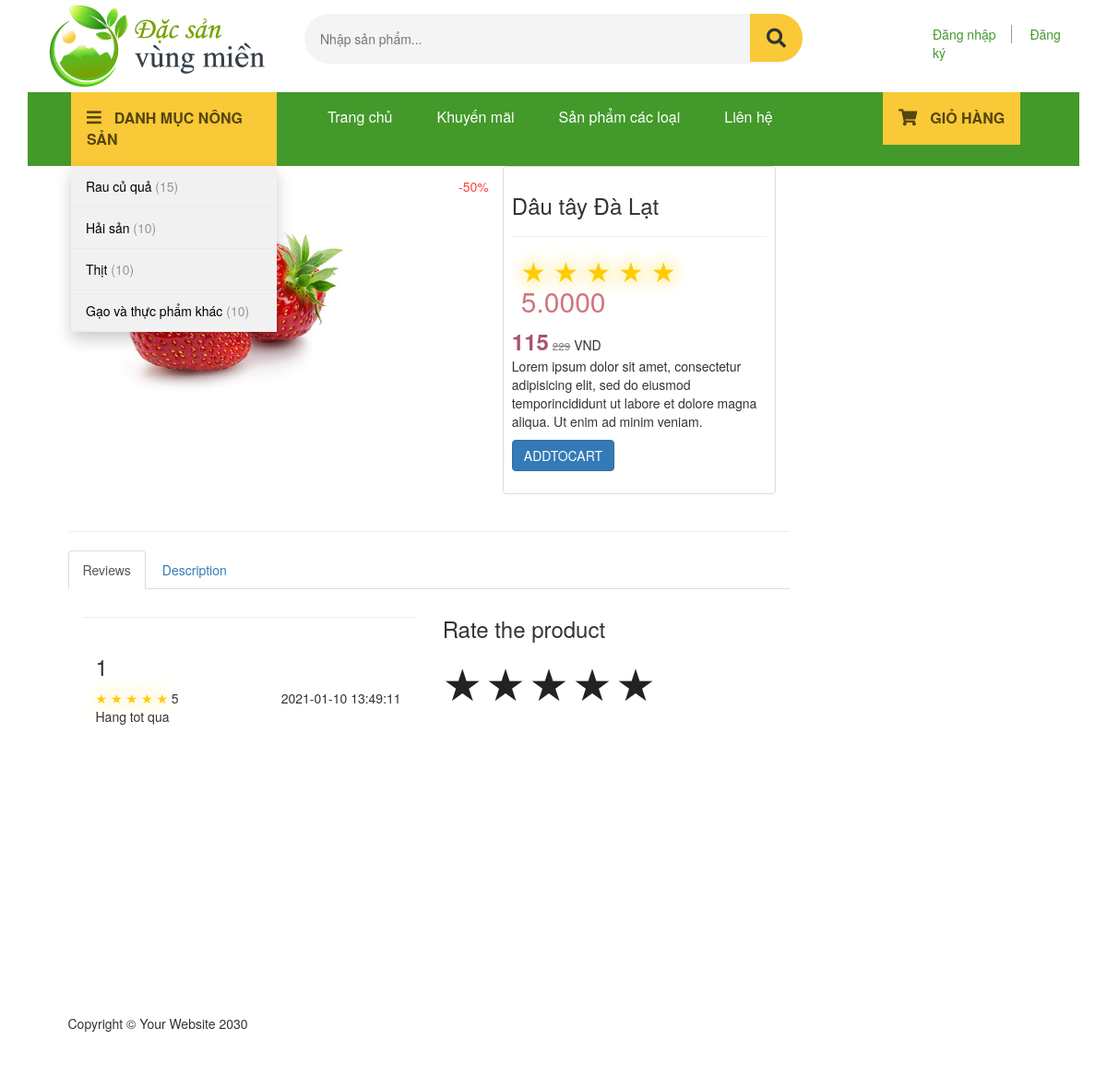
Screenshot of /item.php?id=2 with the database file from the repository.
### tables this page shows
CREATE TABLE `categories` (
  `cat_id` int(11) NOT NULL,
  `cat_title` varchar(255) NOT NULL
);

CREATE TABLE `products` (
  `product_id` int(11) NOT NULL,
  `product_title` varchar(255) NOT NULL,
  `product_category_id` int(11) NOT NULL,
  `is_product_new` tinyint(1) NOT NULL,
  `is_product_sale` tinyint(1) NOT NULL,
  `product_current_price` double NOT NULL,
  `product_original_price` double NOT NULL,
  `product_price_unit` varchar(255) NOT NULL,
  `product_description` text NOT NULL,
  `short_desc` text NOT NULL,
  `product_image` varchar(255) NOT NULL
);

CREATE TABLE `rating` (
  `rating_id` int(10) NOT NULL,
  `product_id` int(11) NOT NULL,
  `user_id` int(15) NOT NULL,
  `star` int(1) NOT NULL,
  `comment` text NOT NULL,
  `datetime` datetime NOT NULL
);

### resource/functions.php (called while the page is built, shortened)
<?php
function query($sql) {
    global $connection;
    return mysqli_query($connection, $sql);
}
function escape_string($string){
    global $connection;
    return mysqli_real_escape_string($connection, $string);
}
function fetch_array($result){
    return mysqli_fetch_array($result);
}
function update_param($key, $value){
    $params           = array_merge($_GET, array($key => $value));
    $new_query_string = http_build_query($params);
    return $new_query_string;
}
function remove_param($key) {
    $params = $_GET;
    unset($params[$key]);
    $new_query_string = http_build_query($params);
    return $new_query_string;
}
?>

### public/item.php (the view, shortened to what this page needs)
<?php include(TEMPLATE_FRONT . DS . "header.php") ?>
<div class="container">
    <?php
        $query = query("SELECT * FROM product_info WHERE product_id = " . escape_string($_GET['id']));
        $row = fetch_array($query);
        $isNew = $row['is_product_new'];
        $isSale = $row['is_product_sale'];
        $saleRate = round(100 - $row['product_current_price']/$row['product_original_price']*100);
        $productPrice = $row['product_current_price'];
        $originalPrice = $row['product_original_price'];
        $rating = $row['product_star'];
        $shortDesc = $row['short_desc'];
    ?>
    <div class="col-md-9">
        <div class="row">
            <div class="col-md-7">
                <div class="img-container img-responsive">
                    <div class="item-header">
                        <div class="is-new" <?php if($isNew){?>style="visibility:visible"<?php }?>>
                        </div>
                        <div class="sale-rate" <?php if($isSale){?>style="visibility:visible"<?php }?>>
                            -<?php echo $saleRate ?>%
                        </div>
                    </div>
                </div>
            </div>
            <div class="col-md-5">
                <div class="thumbnail">
                    <div class="caption-full">
                        <h3><?php echo $row['product_title']; ?></h3>
                        <hr>
                        <div class="ratings">
                            <h2>
                                <span class="rate">
                                    <i class="star1 <?php if($rating>=1){?>active<?php }?>">★</i>
                                    <i class="star2 <?php if($rating>=2){?>active<?php }?>">★</i>
                                    <i class="star3 <?php if($rating>=3){?>active<?php }?>">★</i>
                                    <i class="star4 <?php if($rating>=4){?>active<?php }?>">★</i>
                                    <i class="star5 <?php if($rating>=5){?>active<?php }?>">★</i>
                                </span>
                                <?php echo $rating;?>
                            </h2>
                        </div>
                        <span class="current-price"><?php echo $productPrice; ?></span>
                        <span class="original-price"><?php echo $originalPrice; ?></span>
                        <span> VND</span>
                        <p><?php echo $shortDesc; ?></p>
                        <form action="">
                            <div class="form-group">
                                <input type="submit" class="btn btn-primary" value="ADDTOCART">
                            </div>
                        </form>
                    </div>
                </div>
            </div>
        </div>
        <hr>
        <div class="row">
            <div role="tabpanel">
                <ul class="nav nav-tabs" role="tablist">
                    <li role="presentation" class="active"><a href="#home" aria-controls="home" role="tab"
                            data-toggle="tab">Reviews</a></li>
                    <li role="presentation"><a href="#profile" aria-controls="profile" role="tab"
                            data-toggle="tab">Description</a></li>
                </ul>
                <div class="tab-content">
                    <div role="tabpanel" class="tab-pane active" id="profile">
                        <div class="col-md-6  scroll-vertical">
                        <?php
                            $query = query("SELECT * FROM rating WHERE product_id = " . escape_string($_GET['id']));
                            while($row = fetch_array($query)):
                                $userID = $row['user_id'];
                                $star = $row['star'];
                                $comment = $row['comment'];
                                $dateTime = $row['datetime']
                        ?>
                            <hr>
                            <div class="row">
                                <div class="col-md-12">
                                    <h3><?php echo $userID ?></h3>
                                    <span class="rate">
                                        <i class="star1 <?php if($star>=1){?>active<?php }?>">★</i>
                                        <i class="star2 <?php if($star>=2){?>active<?php }?>">★</i>
                                        <i class="star3 <?php if($star>=3){?>active<?php }?>">★</i>
                                        <i class="star4 <?php if($star>=4){?>active<?php }?>">★</i>
                                        <i class="star5 <?php if($star>=5){?>active<?php }?>">★</i>
                                    </span>
                                    <?php echo $star ?>
                                    <span class="pull-right"><?php echo $dateTime ?></span>
                                    <p><?php echo $comment ?></p>
                                </div>
                            </div>
                        <?php
                            endwhile;
                        ?>
                        </div>
                        <div class="col-md-6" >
                            <h3>Rate the product</h3>
                            <form action="product_rating.php?<?php echo remove_param("star");?>#rating" class="form-inline" method="post">
                                <div>
                                    <span class="rate">
                                        <a class="star1 <?php if($commentStar>=1){?>active<?php }?>" href="?<?php echo update_param("star",1)?>#rating">★</a>
                                        <a class="star2 <?php if($commentStar>=2){?>active<?php }?>" href="?<?php echo update_param("star",2)?>#rating">★</a>
                                        <a class="star3 <?php if($commentStar>=3){?>active<?php }?>" href="?<?php echo update_param("star",3)?>#rating">★</a>
                                        <a class="star4 <?php if($commentStar>=4){?>active<?php }?>" href="?<?php echo update_param("star",4)?>#rating">★</a>
                                        <a class="star5 <?php if($commentStar>=5){?>active<?php }?>" href="?<?php echo update_param("star",5)?>#rating">★</a>
                                    </span>
                                </div>
                            </form>
                        </div>
                    </div>
                </div>
            </div>
        </div>
    </div>
    <div class="col-md-9">
    </div>
</div>
<?php include(TEMPLATE_FRONT . DS . "footer.php") ?>

### resource/templates/front/header.php (shortened to what this page needs)
<!DOCTYPE html>
<html lang="en">
<head>
    <link href="//maxcdn.bootstrapcdn.com/bootstrap/3.3.0/css/bootstrap.min.css"
    rel="stylesheet" id="bootstrap-css">
    <link rel="stylesheet" href="https://pro.fontawesome.com/releases/v5.10.0/css/all.css"
/>
    <link href="css/shop-homepage.css" rel="stylesheet">
    <link href="css/style.css" rel="stylesheet">
    <link href="css/homepage.css" rel="stylesheet">
</head>
<body>
    <div class="container-fluid">
        <div class="container">
              <div class="_header">
                <div class="row">
                    <div class="col-md-3 site-branding">
                        <a href="index.php">
                          <img src="images/logo.png" alt="Logo">
                        </a>
                    </div>
                    <div class="col-md-6 site-search">
                        <form method="GET" action="">
                            <input type="search" id="product-search-field" class="search-field" placeholder="Nhập sản phẩm...">
                            <button type="submit" value="search"><i class="fas fa-search"></i></button>
                        </form>
                    </div>
                    <div class="col-md-3 sign-in">
                      <a href="" class="sign-up-1">Đăng nhập</a>
                      <a href="" class="sign-up-2">Đăng ký</a>
                    </div>
                </div>
              </div>
              <nav class="container-fluid navbar-expand-lg navbar-light">
                <div class="row">
                    <div class="col-md-3">
                        <div class="dropdown">
                            <div class="dropbtn"><span><i class="fas fa-bars"></i></span>DANH MỤC NÔNG SẢN</div>
                            <div class="dropdown-content">
                            <?php
                                $queryString = "SELECT product_category_id, cat_title, cat_id, COUNT(product_id) AS total FROM products JOIN categories
                                ON categories.cat_id = products.product_category_id GROUP BY product_category_id ";
                                $query = query($queryString);
                                while($row = fetch_array($query)):
                                    $total = $row['total'];
                                    $categoryName = $row['cat_title'];
                                    $categoryID = $row['cat_id'];
                            ?>
                                <a href="category.php?cat=<?php echo $categoryID?>&page=1&filter=0"><?php echo $categoryName?> <span>(<?php echo $total?>)</span></a>
                                <?php endwhile ?>
                            </div>
                        </div>
                    </div>
                    <div class="col-md-6 navbar">
                        <a href="index.php">Trang chủ</a>
                        <a href="news.php">Khuyến mãi</a>
                        <a href="">Sản phẩm các loại</a>
                        <a href="">Liên hệ</a>
                    </div>
                    <div class="col-md-3 shopping-cart">
                        <button class="dropbtn"><span><i class="fas fa-shopping-cart"></i></span>GIỎ HÀNG</button>
                    </div>
                </div>
            </nav>

### public/css/shop-homepage.css (style rules this page uses)
.ratings { padding-right: 10px; padding-left: 10px; color: #d17581; }
.thumbnail { padding: 0; }
.thumbnail .caption-full { padding: 9px; color: #333; }

### public/css/style.css (style rules this page uses)
* { margin: 0; padding: 0; box-sizing: border-box; color: #333333; }
.is-new { visibility: hidden; position: absolute; top: 5px; color: rgb(50, 115, 32); border-top-right-radius: 15px ; border-bottom-right-radius: 15px ; padding-right: 5px; line-height: 30px; }
.sale-rate { visibility: hidden; position: absolute; color: rgb(253, 62, 59); top: 7px; right: 0; border-top-left-radius: 15px ; border-bottom-left-radius: 15px ; padding-left: 5px; line-height: 30px; }
.current-price { color: rgb(169, 83, 111); font-size: x-large; font-weight: 700; }
.original-price { color: gray; font-size: smaller; text-decoration: line-through; }
.rate a, .rate a:hover~a { color: #222; text-shadow: none; transition: color 200ms, text-shadow 200ms; text-decoration: none; transition-delay: 0; font-size: 48px; }
.rate:hover a, .rate .active { color: #fc0; text-shadow: #fc0 0 0 20px; }
.rate i { cursor: pointer; font-style: normal; }
.scroll-vertical { height: 400px; overflow: auto; }

### public/css/homepage.css (style rules this page uses)
* { margin: 0; padding: 0; box-sizing: border-box; }
body { font-size: 14px; color: #333333; }
.container-fluid { padding-left: 0; padding-right: 0; }
.container { width: 95%; margin-left: auto; margin-right: auto; padding-left: 0; padding-right: 0; }
._header { margin-bottom: 0; }
.site-search { position: relative; padding-top: 1.1em; line-height: 1; }
.site-search form input { background: rgb(244, 244, 244); border-radius: 30px; border: 1px solid rgba(0, 0, 0, 0); padding: 16px; width: 100%; }
.site-search form button { position: absolute; height: 75%; background-color: #F9C937; border: none; font-size: 1.5em; color: #554510; width: 10%; border-top-right-radius: 30px; border-bottom-right-radius: 30px; transform: translateX(-100%); }
.sign-in { position: relative; padding-left: 9em; padding-top: 1.1em; margin-top: 1%; }
.sign-up-1 { border-right: 1px solid rgb(150, 150, 150); padding-right: 16px; color: #43992A; }
.sign-up-2 { padding-left: 16px; color: #43992A; }
.navbar { margin-bottom: 0; height: 4em; border-radius: 0; }
.row { margin-left: 0; margin-right: 0; }
.dropbtn { background-color: #f9c937; color: #554510; padding: 17px; font-size: 16px; border: none; font-weight: 600; }
.dropdown { position: relative; display: inline-block; margin-left: 32px; }
.dropdown-content { position: absolute; background-color: #f1f1f1; min-width: 100%; box-shadow: 0px 8px 16px 0px rgba(0, 0, 0, 0.2); z-index: 1; }
.dropdown-content a { color: black; padding: 12px 16px; text-decoration: none; display: block; border-bottom: solid 1px #ebebeb; }
.fa-bars { font-size: 18px; font-weight: 700; margin-right: 14px; color: #554510; }
.dropdown-content span { color: #969696; font-weight: 500; }
.navbar-expand-lg { background-color: #43992A; }
.navbar a { float: left; font-size: 16px; color: white; text-align: left; text-decoration: none; margin: 15px 24px 0 24px; }
.fa-shopping-cart { font-size: 18px; font-weight: 700; margin-right: 14px; color: #554510; }
.shopping-cart { padding-left: 72px; }

### rows the page displays
categories: cat_title "Rau củ quả", total "15"
categories: cat_title "Hải sản", total "10"
categories: cat_title "Thịt", total "10"
categories: cat_title "Gạo và thực phẩm khác", total "10"
products: saleRate "50", product_title "Dâu tây Đà Lạt", product_current_price "115", product_original_price "229", short_desc "Lorem ipsum dolor sit amet, consectetur adipisicing elit, sed do eiusmod temporincididunt ut labore et dolore magna aliqua. Ut enim ad minim veniam."
rating: user "1", star "5", datetime "2021-01-10 13:49:11", comment "Hang tot qua"

### other values shown
$rating "5.0000"
